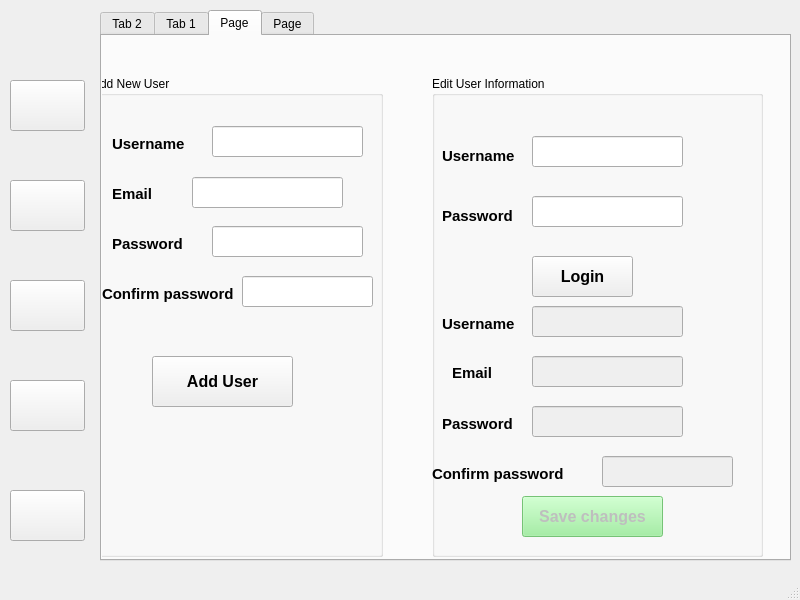
<?xml version="1.0" encoding="UTF-8"?>
<ui version="4.0">
 <class>MainWindow</class>
 <widget class="QMainWindow" name="MainWindow">
  <property name="geometry">
   <rect>
    <x>0</x>
    <y>0</y>
    <width>800</width>
    <height>600</height>
   </rect>
  </property>
  <property name="windowTitle">
   <string>MainWindow</string>
  </property>
  <widget class="QWidget" name="centralwidget">
   <widget class="QPushButton" name="dayBtn">
    <property name="geometry">
     <rect>
      <x>10</x>
      <y>80</y>
      <width>75</width>
      <height>51</height>
     </rect>
    </property>
    <property name="text">
     <string/>
    </property>
    <property name="icon">
     <iconset resource="icons.qrc">
      <normaloff>:/icons/today.png</normaloff>:/icons/today.png</iconset>
    </property>
    <property name="iconSize">
     <size>
      <width>40</width>
      <height>40</height>
     </size>
    </property>
   </widget>
   <widget class="QPushButton" name="bookBtn">
    <property name="geometry">
     <rect>
      <x>10</x>
      <y>180</y>
      <width>75</width>
      <height>51</height>
     </rect>
    </property>
    <property name="text">
     <string/>
    </property>
    <property name="icon">
     <iconset resource="icons.qrc">
      <normaloff>:/icons/books.png</normaloff>:/icons/books.png</iconset>
    </property>
    <property name="iconSize">
     <size>
      <width>40</width>
      <height>40</height>
     </size>
    </property>
   </widget>
   <widget class="QPushButton" name="userBtn">
    <property name="geometry">
     <rect>
      <x>10</x>
      <y>280</y>
      <width>75</width>
      <height>51</height>
     </rect>
    </property>
    <property name="text">
     <string/>
    </property>
    <property name="icon">
     <iconset resource="icons.qrc">
      <normaloff>:/icons/users.png</normaloff>:/icons/users.png</iconset>
    </property>
    <property name="iconSize">
     <size>
      <width>40</width>
      <height>40</height>
     </size>
    </property>
   </widget>
   <widget class="QPushButton" name="settingBtn">
    <property name="geometry">
     <rect>
      <x>10</x>
      <y>380</y>
      <width>75</width>
      <height>51</height>
     </rect>
    </property>
    <property name="text">
     <string/>
    </property>
    <property name="icon">
     <iconset resource="icons.qrc">
      <normaloff>:/icons/settings.png</normaloff>:/icons/settings.png</iconset>
    </property>
    <property name="iconSize">
     <size>
      <width>40</width>
      <height>40</height>
     </size>
    </property>
   </widget>
   <widget class="QPushButton" name="themeBtn">
    <property name="geometry">
     <rect>
      <x>10</x>
      <y>490</y>
      <width>75</width>
      <height>51</height>
     </rect>
    </property>
    <property name="text">
     <string/>
    </property>
    <property name="icon">
     <iconset>
      <normaloff>../../Downloads/theme.png</normaloff>../../Downloads/theme.png</iconset>
    </property>
    <property name="iconSize">
     <size>
      <width>50</width>
      <height>40</height>
     </size>
    </property>
   </widget>
   <widget class="QTabWidget" name="tabWidget">
    <property name="geometry">
     <rect>
      <x>100</x>
      <y>10</y>
      <width>691</width>
      <height>551</height>
     </rect>
    </property>
    <property name="currentIndex">
     <number>2</number>
    </property>
    <widget class="QWidget" name="tab_2">
     <attribute name="title">
      <string>Tab 2</string>
     </attribute>
     <widget class="QTableWidget" name="tableWidget">
      <property name="geometry">
       <rect>
        <x>0</x>
        <y>100</y>
        <width>671</width>
        <height>391</height>
       </rect>
      </property>
      <property name="maximumSize">
       <size>
        <width>671</width>
        <height>16777215</height>
       </size>
      </property>
      <property name="font">
       <font>
        <pointsize>10</pointsize>
        <bold>true</bold>
       </font>
      </property>
      <column>
       <property name="text">
        <string>book id</string>
       </property>
      </column>
      <column>
       <property name="text">
        <string>book author</string>
       </property>
      </column>
      <column>
       <property name="text">
        <string>book category</string>
       </property>
      </column>
      <column>
       <property name="text">
        <string>Available</string>
       </property>
      </column>
      <column>
       <property name="text">
        <string>Action</string>
       </property>
      </column>
     </widget>
     <widget class="QPushButton" name="pushButton_2">
      <property name="geometry">
       <rect>
        <x>570</x>
        <y>50</y>
        <width>75</width>
        <height>31</height>
       </rect>
      </property>
      <property name="text">
       <string>Add</string>
      </property>
     </widget>
     <widget class="QLineEdit" name="lineEdit">
      <property name="geometry">
       <rect>
        <x>10</x>
        <y>50</y>
        <width>151</width>
        <height>31</height>
       </rect>
      </property>
      <property name="font">
       <font>
        <family>Trebuchet MS</family>
        <pointsize>11</pointsize>
        <bold>true</bold>
       </font>
      </property>
      <property name="placeholderText">
       <string>Enter book title</string>
      </property>
     </widget>
     <widget class="QComboBox" name="comboBox">
      <property name="geometry">
       <rect>
        <x>240</x>
        <y>50</y>
        <width>69</width>
        <height>22</height>
       </rect>
      </property>
      <item>
       <property name="text">
        <string>retrieve</string>
       </property>
      </item>
      <item>
       <property name="text">
        <string>rent</string>
       </property>
      </item>
     </widget>
     <widget class="QComboBox" name="comboBox_2">
      <property name="geometry">
       <rect>
        <x>430</x>
        <y>50</y>
        <width>69</width>
        <height>22</height>
       </rect>
      </property>
      <item>
       <property name="text">
        <string>1</string>
       </property>
      </item>
      <item>
       <property name="text">
        <string>2</string>
       </property>
      </item>
      <item>
       <property name="text">
        <string>3</string>
       </property>
      </item>
      <item>
       <property name="text">
        <string>4</string>
       </property>
      </item>
      <item>
       <property name="text">
        <string>5</string>
       </property>
      </item>
      <item>
       <property name="text">
        <string>6</string>
       </property>
      </item>
      <item>
       <property name="text">
        <string>7</string>
       </property>
      </item>
      <item>
       <property name="text">
        <string>8</string>
       </property>
      </item>
      <item>
       <property name="text">
        <string>9</string>
       </property>
      </item>
      <item>
       <property name="text">
        <string>10</string>
       </property>
      </item>
      <item>
       <property name="text">
        <string>11</string>
       </property>
      </item>
      <item>
       <property name="text">
        <string>12</string>
       </property>
      </item>
     </widget>
     <widget class="QLabel" name="label">
      <property name="geometry">
       <rect>
        <x>190</x>
        <y>50</y>
        <width>41</width>
        <height>21</height>
       </rect>
      </property>
      <property name="text">
       <string>Type</string>
      </property>
     </widget>
     <widget class="QLabel" name="label_2">
      <property name="geometry">
       <rect>
        <x>340</x>
        <y>50</y>
        <width>49</width>
        <height>16</height>
       </rect>
      </property>
      <property name="text">
       <string>Days</string>
      </property>
     </widget>
    </widget>
    <widget class="QWidget" name="tab">
     <attribute name="title">
      <string>Tab 1</string>
     </attribute>
     <widget class="QTabWidget" name="tabWidget_2">
      <property name="geometry">
       <rect>
        <x>0</x>
        <y>0</y>
        <width>681</width>
        <height>471</height>
       </rect>
      </property>
      <property name="tabPosition">
       <enum>QTabWidget::North</enum>
      </property>
      <property name="currentIndex">
       <number>1</number>
      </property>
      <widget class="QWidget" name="tab_5">
       <attribute name="title">
        <string>Add new book</string>
       </attribute>
       <widget class="QLineEdit" name="book_title">
        <property name="geometry">
         <rect>
          <x>132</x>
          <y>20</y>
          <width>221</width>
          <height>31</height>
         </rect>
        </property>
        <property name="placeholderText">
         <string>3 Ways to survive in a ruined world</string>
        </property>
       </widget>
       <widget class="QLineEdit" name="book_author">
        <property name="geometry">
         <rect>
          <x>130</x>
          <y>70</y>
          <width>121</width>
          <height>31</height>
         </rect>
        </property>
        <property name="placeholderText">
         <string>Sung sing</string>
        </property>
       </widget>
       <widget class="QTextEdit" name="description">
        <property name="geometry">
         <rect>
          <x>10</x>
          <y>140</y>
          <width>361</width>
          <height>141</height>
         </rect>
        </property>
        <property name="placeholderText">
         <string>Lorem ipsum dolor sit amet, consectetur adipisim dolor sit amet, consectetur adipisicing elit. Ad aliquid as bhge gehgdghfgh gla b  ghed deb fe eeee eedee ee ee e orucing elit. Ad aliquid assumenda consectetur, dolores magnam modi mollitia neque nisi nostrum quam ratione reprehenderit repudiandae saepe soluta totam. Accusantium atque autem corporis eaque eos facere hic, illum inventore ipsum iusto laborum numquam obcaecati officia, reiciendis sapiente tempore voluptate. Enim officia qui sint....</string>
        </property>
       </widget>
       <widget class="QComboBox" name="category_combo">
        <property name="geometry">
         <rect>
          <x>510</x>
          <y>140</y>
          <width>151</width>
          <height>22</height>
         </rect>
        </property>
       </widget>
       <widget class="QComboBox" name="available_combo">
        <property name="geometry">
         <rect>
          <x>510</x>
          <y>190</y>
          <width>151</width>
          <height>22</height>
         </rect>
        </property>
        <item>
         <property name="text">
          <string>True</string>
         </property>
        </item>
        <item>
         <property name="text">
          <string>False</string>
         </property>
        </item>
       </widget>
       <widget class="QComboBox" name="language_combo">
        <property name="geometry">
         <rect>
          <x>510</x>
          <y>230</y>
          <width>151</width>
          <height>22</height>
         </rect>
        </property>
       </widget>
       <widget class="QLineEdit" name="pages">
        <property name="geometry">
         <rect>
          <x>500</x>
          <y>70</y>
          <width>111</width>
          <height>31</height>
         </rect>
        </property>
        <property name="placeholderText">
         <string>3314</string>
        </property>
       </widget>
       <widget class="QPushButton" name="saveBtn">
        <property name="geometry">
         <rect>
          <x>270</x>
          <y>340</y>
          <width>141</width>
          <height>51</height>
         </rect>
        </property>
        <property name="font">
         <font>
          <pointsize>12</pointsize>
          <bold>true</bold>
         </font>
        </property>
        <property name="text">
         <string>Save</string>
        </property>
       </widget>
       <widget class="QLabel" name="label_3">
        <property name="geometry">
         <rect>
          <x>10</x>
          <y>20</y>
          <width>81</width>
          <height>31</height>
         </rect>
        </property>
        <property name="font">
         <font>
          <pointsize>10</pointsize>
          <bold>true</bold>
         </font>
        </property>
        <property name="text">
         <string>Book title</string>
        </property>
       </widget>
       <widget class="QLabel" name="label_4">
        <property name="geometry">
         <rect>
          <x>10</x>
          <y>70</y>
          <width>81</width>
          <height>31</height>
         </rect>
        </property>
        <property name="font">
         <font>
          <pointsize>10</pointsize>
          <bold>true</bold>
         </font>
        </property>
        <property name="text">
         <string>Book author</string>
        </property>
       </widget>
       <widget class="QLabel" name="label_5">
        <property name="geometry">
         <rect>
          <x>350</x>
          <y>70</y>
          <width>111</width>
          <height>31</height>
         </rect>
        </property>
        <property name="font">
         <font>
          <pointsize>10</pointsize>
          <bold>true</bold>
         </font>
        </property>
        <property name="text">
         <string>Number of pages</string>
        </property>
       </widget>
       <widget class="QLabel" name="label_6">
        <property name="geometry">
         <rect>
          <x>390</x>
          <y>140</y>
          <width>111</width>
          <height>31</height>
         </rect>
        </property>
        <property name="font">
         <font>
          <pointsize>10</pointsize>
          <bold>true</bold>
         </font>
        </property>
        <property name="text">
         <string>Book Category</string>
        </property>
       </widget>
       <widget class="QLabel" name="label_7">
        <property name="geometry">
         <rect>
          <x>410</x>
          <y>190</y>
          <width>71</width>
          <height>31</height>
         </rect>
        </property>
        <property name="font">
         <font>
          <pointsize>10</pointsize>
          <bold>true</bold>
         </font>
        </property>
        <property name="text">
         <string>Available</string>
        </property>
       </widget>
       <widget class="QLabel" name="label_27">
        <property name="geometry">
         <rect>
          <x>10</x>
          <y>110</y>
          <width>111</width>
          <height>31</height>
         </rect>
        </property>
        <property name="font">
         <font>
          <pointsize>10</pointsize>
          <bold>true</bold>
         </font>
        </property>
        <property name="text">
         <string>Book description </string>
        </property>
       </widget>
       <widget class="QLabel" name="label_28">
        <property name="geometry">
         <rect>
          <x>410</x>
          <y>230</y>
          <width>81</width>
          <height>31</height>
         </rect>
        </property>
        <property name="font">
         <font>
          <pointsize>10</pointsize>
          <bold>true</bold>
         </font>
        </property>
        <property name="text">
         <string>Language(s)</string>
        </property>
       </widget>
      </widget>
      <widget class="QWidget" name="tab_6">
       <attribute name="title">
        <string>Edit or Delete a book</string>
       </attribute>
       <widget class="QLabel" name="label_8">
        <property name="geometry">
         <rect>
          <x>350</x>
          <y>120</y>
          <width>111</width>
          <height>31</height>
         </rect>
        </property>
        <property name="font">
         <font>
          <pointsize>10</pointsize>
          <bold>true</bold>
         </font>
        </property>
        <property name="text">
         <string>Number of pages</string>
        </property>
       </widget>
       <widget class="QLabel" name="label_9">
        <property name="geometry">
         <rect>
          <x>410</x>
          <y>240</y>
          <width>71</width>
          <height>31</height>
         </rect>
        </property>
        <property name="font">
         <font>
          <pointsize>10</pointsize>
          <bold>true</bold>
         </font>
        </property>
        <property name="text">
         <string>Available</string>
        </property>
       </widget>
       <widget class="QComboBox" name="availableEdit">
        <property name="geometry">
         <rect>
          <x>510</x>
          <y>240</y>
          <width>151</width>
          <height>22</height>
         </rect>
        </property>
        <item>
         <property name="text">
          <string>True</string>
         </property>
        </item>
        <item>
         <property name="text">
          <string>False</string>
         </property>
        </item>
       </widget>
       <widget class="QLineEdit" name="pagesEdit">
        <property name="geometry">
         <rect>
          <x>500</x>
          <y>120</y>
          <width>111</width>
          <height>31</height>
         </rect>
        </property>
        <property name="placeholderText">
         <string>3314</string>
        </property>
       </widget>
       <widget class="QLabel" name="label_10">
        <property name="geometry">
         <rect>
          <x>10</x>
          <y>120</y>
          <width>81</width>
          <height>31</height>
         </rect>
        </property>
        <property name="font">
         <font>
          <pointsize>10</pointsize>
          <bold>true</bold>
         </font>
        </property>
        <property name="text">
         <string>Book author</string>
        </property>
       </widget>
       <widget class="QLabel" name="label_11">
        <property name="geometry">
         <rect>
          <x>390</x>
          <y>190</y>
          <width>111</width>
          <height>31</height>
         </rect>
        </property>
        <property name="font">
         <font>
          <pointsize>10</pointsize>
          <bold>true</bold>
         </font>
        </property>
        <property name="text">
         <string>Book Category</string>
        </property>
       </widget>
       <widget class="QLabel" name="label_12">
        <property name="geometry">
         <rect>
          <x>10</x>
          <y>70</y>
          <width>81</width>
          <height>31</height>
         </rect>
        </property>
        <property name="font">
         <font>
          <pointsize>10</pointsize>
          <bold>true</bold>
         </font>
        </property>
        <property name="text">
         <string>Book title</string>
        </property>
       </widget>
       <widget class="QLineEdit" name="titleEdit">
        <property name="geometry">
         <rect>
          <x>132</x>
          <y>70</y>
          <width>221</width>
          <height>31</height>
         </rect>
        </property>
        <property name="placeholderText">
         <string>3 Ways to survive in a ruined world</string>
        </property>
       </widget>
       <widget class="QTextEdit" name="descriptionEdit">
        <property name="geometry">
         <rect>
          <x>10</x>
          <y>190</y>
          <width>361</width>
          <height>141</height>
         </rect>
        </property>
        <property name="placeholderText">
         <string>Lorem ipsum dolor sit amet, consectetur adipisim dolor sit amet, consectetur adipisicing elit. Ad aliquid as bhge gehgdghfgh gla b  ghed deb fe eeee eedee ee ee e orucing elit. Ad aliquid assumenda consectetur, dolores magnam modi mollitia neque nisi nostrum quam ratione reprehenderit repudiandae saepe soluta totam. Accusantium atque autem corporis eaque eos facere hic, illum inventore ipsum iusto laborum numquam obcaecati officia, reiciendis sapiente tempore voluptate. Enim officia qui sint....</string>
        </property>
       </widget>
       <widget class="QLineEdit" name="authorEdit">
        <property name="geometry">
         <rect>
          <x>130</x>
          <y>120</y>
          <width>121</width>
          <height>31</height>
         </rect>
        </property>
        <property name="placeholderText">
         <string>Sung sing</string>
        </property>
       </widget>
       <widget class="QComboBox" name="categoryEdit">
        <property name="geometry">
         <rect>
          <x>510</x>
          <y>200</y>
          <width>151</width>
          <height>22</height>
         </rect>
        </property>
        <item>
         <property name="text">
          <string>Roman</string>
         </property>
        </item>
        <item>
         <property name="text">
          <string>History</string>
         </property>
        </item>
        <item>
         <property name="text">
          <string>Novel</string>
         </property>
        </item>
        <item>
         <property name="text">
          <string>Scientific</string>
         </property>
        </item>
        <item>
         <property name="text">
          <string>Fantasy</string>
         </property>
        </item>
        <item>
         <property name="text">
          <string>Drama</string>
         </property>
        </item>
        <item>
         <property name="text">
          <string>Psychology</string>
         </property>
        </item>
       </widget>
       <widget class="QPushButton" name="saveChanges">
        <property name="geometry">
         <rect>
          <x>170</x>
          <y>370</y>
          <width>141</width>
          <height>51</height>
         </rect>
        </property>
        <property name="font">
         <font>
          <pointsize>12</pointsize>
          <bold>true</bold>
         </font>
        </property>
        <property name="styleSheet">
         <string notr="true">background-color:green;</string>
        </property>
        <property name="text">
         <string>Save changes</string>
        </property>
       </widget>
       <widget class="QLineEdit" name="title_search">
        <property name="geometry">
         <rect>
          <x>272</x>
          <y>10</y>
          <width>221</width>
          <height>41</height>
         </rect>
        </property>
        <property name="text">
         <string/>
        </property>
        <property name="placeholderText">
         <string>Search for a book using its title </string>
        </property>
       </widget>
       <widget class="QLabel" name="label_13">
        <property name="geometry">
         <rect>
          <x>150</x>
          <y>20</y>
          <width>91</width>
          <height>31</height>
         </rect>
        </property>
        <property name="font">
         <font>
          <pointsize>10</pointsize>
          <bold>true</bold>
         </font>
        </property>
        <property name="text">
         <string>Book title</string>
        </property>
       </widget>
       <widget class="QPushButton" name="searchBtn">
        <property name="geometry">
         <rect>
          <x>510</x>
          <y>10</y>
          <width>131</width>
          <height>41</height>
         </rect>
        </property>
        <property name="font">
         <font>
          <pointsize>12</pointsize>
          <bold>true</bold>
         </font>
        </property>
        <property name="text">
         <string>Search</string>
        </property>
       </widget>
       <widget class="QPushButton" name="deleteBook">
        <property name="geometry">
         <rect>
          <x>400</x>
          <y>370</y>
          <width>141</width>
          <height>51</height>
         </rect>
        </property>
        <property name="font">
         <font>
          <pointsize>12</pointsize>
          <bold>true</bold>
         </font>
        </property>
        <property name="styleSheet">
         <string notr="true">background-color:red;</string>
        </property>
        <property name="text">
         <string>Delete book</string>
        </property>
       </widget>
       <widget class="QLabel" name="label_26">
        <property name="geometry">
         <rect>
          <x>10</x>
          <y>160</y>
          <width>111</width>
          <height>31</height>
         </rect>
        </property>
        <property name="font">
         <font>
          <pointsize>10</pointsize>
          <bold>true</bold>
         </font>
        </property>
        <property name="text">
         <string>Book description </string>
        </property>
       </widget>
       <widget class="QComboBox" name="language_combo_2">
        <property name="geometry">
         <rect>
          <x>510</x>
          <y>280</y>
          <width>151</width>
          <height>22</height>
         </rect>
        </property>
        <item>
         <property name="text">
          <string>French</string>
         </property>
        </item>
       </widget>
       <widget class="QLabel" name="label_30">
        <property name="geometry">
         <rect>
          <x>400</x>
          <y>280</y>
          <width>91</width>
          <height>31</height>
         </rect>
        </property>
        <property name="font">
         <font>
          <pointsize>10</pointsize>
          <bold>true</bold>
         </font>
        </property>
        <property name="text">
         <string>Language(s)</string>
        </property>
       </widget>
      </widget>
     </widget>
    </widget>
    <widget class="QWidget" name="tab_3">
     <attribute name="title">
      <string>Page</string>
     </attribute>
     <widget class="QGroupBox" name="groupBox">
      <property name="geometry">
       <rect>
        <x>-10</x>
        <y>40</y>
        <width>291</width>
        <height>481</height>
       </rect>
      </property>
      <property name="title">
       <string>Add New User</string>
      </property>
      <widget class="QLabel" name="label_14">
       <property name="geometry">
        <rect>
         <x>20</x>
         <y>60</y>
         <width>81</width>
         <height>16</height>
        </rect>
       </property>
       <property name="font">
        <font>
         <pointsize>11</pointsize>
         <bold>true</bold>
        </font>
       </property>
       <property name="text">
        <string>Username</string>
       </property>
      </widget>
      <widget class="QLabel" name="label_15">
       <property name="geometry">
        <rect>
         <x>20</x>
         <y>160</y>
         <width>81</width>
         <height>16</height>
        </rect>
       </property>
       <property name="font">
        <font>
         <pointsize>11</pointsize>
         <bold>true</bold>
        </font>
       </property>
       <property name="text">
        <string>Password</string>
       </property>
      </widget>
      <widget class="QLabel" name="label_16">
       <property name="geometry">
        <rect>
         <x>10</x>
         <y>210</y>
         <width>131</width>
         <height>16</height>
        </rect>
       </property>
       <property name="font">
        <font>
         <pointsize>11</pointsize>
         <bold>true</bold>
        </font>
       </property>
       <property name="text">
        <string>Confirm password</string>
       </property>
      </widget>
      <widget class="QLabel" name="label_17">
       <property name="geometry">
        <rect>
         <x>20</x>
         <y>110</y>
         <width>51</width>
         <height>16</height>
        </rect>
       </property>
       <property name="font">
        <font>
         <pointsize>11</pointsize>
         <bold>true</bold>
        </font>
       </property>
       <property name="text">
        <string>Email </string>
       </property>
      </widget>
      <widget class="QLineEdit" name="username">
       <property name="geometry">
        <rect>
         <x>120</x>
         <y>50</y>
         <width>151</width>
         <height>31</height>
        </rect>
       </property>
      </widget>
      <widget class="QLineEdit" name="email">
       <property name="geometry">
        <rect>
         <x>100</x>
         <y>101</y>
         <width>151</width>
         <height>31</height>
        </rect>
       </property>
      </widget>
      <widget class="QLineEdit" name="password">
       <property name="geometry">
        <rect>
         <x>120</x>
         <y>150</y>
         <width>151</width>
         <height>31</height>
        </rect>
       </property>
       <property name="echoMode">
        <enum>QLineEdit::Password</enum>
       </property>
      </widget>
      <widget class="QLineEdit" name="confirmPassword">
       <property name="geometry">
        <rect>
         <x>150</x>
         <y>200</y>
         <width>131</width>
         <height>31</height>
        </rect>
       </property>
       <property name="echoMode">
        <enum>QLineEdit::Password</enum>
       </property>
      </widget>
      <widget class="QPushButton" name="addUserBtn">
       <property name="geometry">
        <rect>
         <x>60</x>
         <y>280</y>
         <width>141</width>
         <height>51</height>
        </rect>
       </property>
       <property name="font">
        <font>
         <pointsize>12</pointsize>
         <bold>true</bold>
        </font>
       </property>
       <property name="cursor">
        <cursorShape>PointingHandCursor</cursorShape>
       </property>
       <property name="text">
        <string>Add User</string>
       </property>
      </widget>
     </widget>
     <widget class="QGroupBox" name="groupBox_2">
      <property name="geometry">
       <rect>
        <x>330</x>
        <y>40</y>
        <width>331</width>
        <height>481</height>
       </rect>
      </property>
      <property name="title">
       <string>Edit User Information</string>
      </property>
      <widget class="QLineEdit" name="username2">
       <property name="geometry">
        <rect>
         <x>100</x>
         <y>60</y>
         <width>151</width>
         <height>31</height>
        </rect>
       </property>
      </widget>
      <widget class="QLabel" name="label_18">
       <property name="geometry">
        <rect>
         <x>10</x>
         <y>70</y>
         <width>91</width>
         <height>20</height>
        </rect>
       </property>
       <property name="font">
        <font>
         <pointsize>11</pointsize>
         <bold>true</bold>
        </font>
       </property>
       <property name="text">
        <string>Username</string>
       </property>
      </widget>
      <widget class="QLabel" name="label_19">
       <property name="geometry">
        <rect>
         <x>10</x>
         <y>130</y>
         <width>91</width>
         <height>20</height>
        </rect>
       </property>
       <property name="font">
        <font>
         <pointsize>11</pointsize>
         <bold>true</bold>
        </font>
       </property>
       <property name="text">
        <string>Password</string>
       </property>
      </widget>
      <widget class="QLineEdit" name="password2">
       <property name="geometry">
        <rect>
         <x>100</x>
         <y>120</y>
         <width>151</width>
         <height>31</height>
        </rect>
       </property>
       <property name="echoMode">
        <enum>QLineEdit::Password</enum>
       </property>
      </widget>
      <widget class="QPushButton" name="loginBtn">
       <property name="geometry">
        <rect>
         <x>100</x>
         <y>180</y>
         <width>101</width>
         <height>41</height>
        </rect>
       </property>
       <property name="font">
        <font>
         <pointsize>12</pointsize>
         <bold>true</bold>
        </font>
       </property>
       <property name="cursor">
        <cursorShape>PointingHandCursor</cursorShape>
       </property>
       <property name="text">
        <string>Login</string>
       </property>
      </widget>
      <widget class="QLabel" name="label_20">
       <property name="enabled">
        <bool>true</bool>
       </property>
       <property name="geometry">
        <rect>
         <x>0</x>
         <y>390</y>
         <width>141</width>
         <height>16</height>
        </rect>
       </property>
       <property name="font">
        <font>
         <pointsize>11</pointsize>
         <bold>true</bold>
        </font>
       </property>
       <property name="text">
        <string>Confirm password</string>
       </property>
      </widget>
      <widget class="QLabel" name="label_21">
       <property name="enabled">
        <bool>true</bool>
       </property>
       <property name="geometry">
        <rect>
         <x>20</x>
         <y>289</y>
         <width>51</width>
         <height>16</height>
        </rect>
       </property>
       <property name="font">
        <font>
         <pointsize>11</pointsize>
         <bold>true</bold>
        </font>
       </property>
       <property name="text">
        <string>Email </string>
       </property>
      </widget>
      <widget class="QLineEdit" name="username3">
       <property name="enabled">
        <bool>false</bool>
       </property>
       <property name="geometry">
        <rect>
         <x>100</x>
         <y>230</y>
         <width>151</width>
         <height>31</height>
        </rect>
       </property>
      </widget>
      <widget class="QLineEdit" name="confirmPassword2">
       <property name="enabled">
        <bool>false</bool>
       </property>
       <property name="geometry">
        <rect>
         <x>170</x>
         <y>380</y>
         <width>131</width>
         <height>31</height>
        </rect>
       </property>
       <property name="echoMode">
        <enum>QLineEdit::Password</enum>
       </property>
      </widget>
      <widget class="QLabel" name="label_22">
       <property name="enabled">
        <bool>true</bool>
       </property>
       <property name="geometry">
        <rect>
         <x>10</x>
         <y>240</y>
         <width>81</width>
         <height>16</height>
        </rect>
       </property>
       <property name="font">
        <font>
         <pointsize>11</pointsize>
         <bold>true</bold>
        </font>
       </property>
       <property name="text">
        <string>Username</string>
       </property>
      </widget>
      <widget class="QLabel" name="label_23">
       <property name="enabled">
        <bool>true</bool>
       </property>
       <property name="geometry">
        <rect>
         <x>10</x>
         <y>340</y>
         <width>81</width>
         <height>16</height>
        </rect>
       </property>
       <property name="font">
        <font>
         <pointsize>11</pointsize>
         <bold>true</bold>
        </font>
       </property>
       <property name="text">
        <string>Password</string>
       </property>
      </widget>
      <widget class="QLineEdit" name="password3">
       <property name="enabled">
        <bool>false</bool>
       </property>
       <property name="geometry">
        <rect>
         <x>100</x>
         <y>330</y>
         <width>151</width>
         <height>31</height>
        </rect>
       </property>
       <property name="echoMode">
        <enum>QLineEdit::Password</enum>
       </property>
      </widget>
      <widget class="QLineEdit" name="email2">
       <property name="enabled">
        <bool>false</bool>
       </property>
       <property name="geometry">
        <rect>
         <x>100</x>
         <y>280</y>
         <width>151</width>
         <height>31</height>
        </rect>
       </property>
      </widget>
      <widget class="QPushButton" name="saveChangesUser">
       <property name="enabled">
        <bool>false</bool>
       </property>
       <property name="geometry">
        <rect>
         <x>90</x>
         <y>420</y>
         <width>141</width>
         <height>41</height>
        </rect>
       </property>
       <property name="font">
        <font>
         <pointsize>12</pointsize>
         <bold>true</bold>
        </font>
       </property>
       <property name="cursor">
        <cursorShape>PointingHandCursor</cursorShape>
       </property>
       <property name="styleSheet">
        <string notr="true">background-color:lightgreen;</string>
       </property>
       <property name="text">
        <string>Save changes</string>
       </property>
      </widget>
     </widget>
    </widget>
    <widget class="QWidget" name="tab_4">
     <attribute name="title">
      <string>Page</string>
     </attribute>
     <widget class="QTabWidget" name="tabWidget_3">
      <property name="geometry">
       <rect>
        <x>-4</x>
        <y>0</y>
        <width>671</width>
        <height>511</height>
       </rect>
      </property>
      <property name="currentIndex">
       <number>0</number>
      </property>
      <widget class="QWidget" name="tab_7">
       <attribute name="title">
        <string>Categories</string>
       </attribute>
       <widget class="QTableWidget" name="categoryWidget">
        <property name="geometry">
         <rect>
          <x>0</x>
          <y>70</y>
          <width>671</width>
          <height>161</height>
         </rect>
        </property>
        <column>
         <property name="text">
          <string>Caregory Name</string>
         </property>
        </column>
       </widget>
       <widget class="QLabel" name="label_24">
        <property name="geometry">
         <rect>
          <x>20</x>
          <y>10</y>
          <width>101</width>
          <height>31</height>
         </rect>
        </property>
        <property name="font">
         <font>
          <pointsize>10</pointsize>
          <bold>true</bold>
         </font>
        </property>
        <property name="text">
         <string>New Category</string>
        </property>
       </widget>
       <widget class="QLineEdit" name="categoryName">
        <property name="geometry">
         <rect>
          <x>140</x>
          <y>10</y>
          <width>221</width>
          <height>31</height>
         </rect>
        </property>
        <property name="text">
         <string/>
        </property>
        <property name="placeholderText">
         <string>Fantasy</string>
        </property>
       </widget>
       <widget class="QPushButton" name="addCategory">
        <property name="geometry">
         <rect>
          <x>440</x>
          <y>0</y>
          <width>121</width>
          <height>41</height>
         </rect>
        </property>
        <property name="font">
         <font>
          <pointsize>12</pointsize>
          <bold>true</bold>
         </font>
        </property>
        <property name="text">
         <string>Add</string>
        </property>
       </widget>
       <widget class="QTableWidget" name="langWidget">
        <property name="geometry">
         <rect>
          <x>0</x>
          <y>310</y>
          <width>671</width>
          <height>161</height>
         </rect>
        </property>
        <column>
         <property name="text">
          <string>Language</string>
         </property>
        </column>
       </widget>
       <widget class="QLabel" name="label_29">
        <property name="geometry">
         <rect>
          <x>10</x>
          <y>250</y>
          <width>111</width>
          <height>31</height>
         </rect>
        </property>
        <property name="font">
         <font>
          <pointsize>10</pointsize>
          <bold>true</bold>
         </font>
        </property>
        <property name="text">
         <string>New language</string>
        </property>
       </widget>
       <widget class="QPushButton" name="addLang">
        <property name="geometry">
         <rect>
          <x>440</x>
          <y>240</y>
          <width>121</width>
          <height>41</height>
         </rect>
        </property>
        <property name="font">
         <font>
          <pointsize>12</pointsize>
          <bold>true</bold>
         </font>
        </property>
        <property name="text">
         <string>Add lang</string>
        </property>
       </widget>
       <widget class="QLineEdit" name="langName">
        <property name="geometry">
         <rect>
          <x>140</x>
          <y>250</y>
          <width>221</width>
          <height>31</height>
         </rect>
        </property>
        <property name="text">
         <string/>
        </property>
        <property name="placeholderText">
         <string>English</string>
        </property>
       </widget>
      </widget>
     </widget>
    </widget>
   </widget>
  </widget>
  <widget class="QMenuBar" name="menubar">
   <property name="geometry">
    <rect>
     <x>0</x>
     <y>0</y>
     <width>800</width>
     <height>22</height>
    </rect>
   </property>
  </widget>
  <widget class="QStatusBar" name="statusbar"/>
 </widget>
 <resources>
  <include location="icons.qrc"/>
 </resources>
 <connections/>
</ui>
